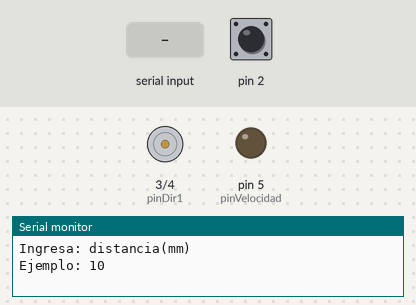
The sketch below on a simulated Arduino Uno, built with avr-gcc and run on an emulated ATmega328P. Parts: motor-driver pin pairs drawn as motors (green arrow = first pin HIGH = forward, orange = second pin HIGH = backward, longer = more drive), output pins drawn as LEDs (lit = HIGH), the last lines printed to the serial monitor. Inputs (shaded band) come from the test bench; at power-on: pin 2 HIGH.

Above: at 1.2 s.
1.3 s: "90,45\n" received over Serial
At 1.43 s:
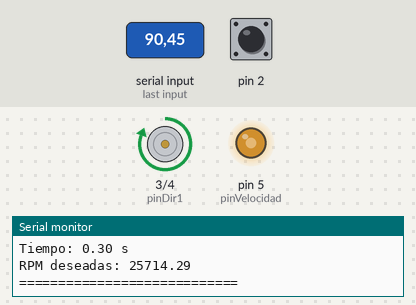
3.1 s: "0\n" received over Serial
Timing chart, 0 to 6.1 s (numbered marks = the images above; inputs shaded):
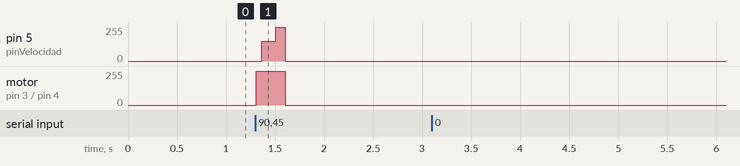

The sketch:

MovimientoMotor.ino
```cpp
int estadoAnterior;
int estadoActual;

unsigned long ranuras = 0;
unsigned long ranurasAnterior = 0;
unsigned long ranurasInicio = 0;

int pinVelocidad = 5;
int pinDir1 = 3;
int pinDir2 = 4;

float pwm = 150;

const float paso = 0.7;
const float RANURAS_POR_VUELTA = 4.0;
const float tiempoDeseado = 0.3;

float distancia = 0;

float rpmDeseadas = 0;
float rpmActual = 0;
float rpmMax = 0;

bool activo = false;

unsigned long inicioMovimiento = 0;
unsigned long tiempoAnterior = 0;

float Kp = 0.1;

const unsigned long intervalo = 200;

void detenerMotor() {

  activo = false;

  analogWrite(pinVelocidad, 0);
  digitalWrite(pinDir1, LOW);
  digitalWrite(pinDir2, LOW);

  float ranurasRecorridas = ranuras - ranurasInicio;
  float vueltas = ranurasRecorridas / RANURAS_POR_VUELTA;
  float distanciaReal = vueltas * paso;

  if (distancia < 0) {
    distanciaReal = -distanciaReal;
  }

  float errorDistancia = distanciaReal - distancia;

  Serial.println();
  Serial.println("===== RESULTADO =====");

  Serial.print("Ranuras detectadas: ");
  Serial.println(ranurasRecorridas);

  Serial.print("Vueltas: ");
  Serial.println(vueltas);

  Serial.print("Distancia pedida: ");
  Serial.print(distancia);
  Serial.println(" mm");

  Serial.print("Distancia real: ");
  Serial.print(distanciaReal);
  Serial.println(" mm");

  Serial.print("Error: ");
  Serial.print(errorDistancia);
  Serial.println(" mm");

  Serial.print("RPM maxima: ");
  Serial.println(rpmMax);

  Serial.println("=====================");
  Serial.println();

  Serial.println("Ingresa: distancia(mm)");
  Serial.println("Ejemplo: 10");
}

void leerEntrada() {

  if (Serial.available() > 0) {

    String linea = Serial.readStringUntil('\n');
    linea.trim();

    float d = linea.toFloat();

    if (d != 0) {

      distancia = d;

      rpmDeseadas = (abs(distancia) / paso) / tiempoDeseado * 60.0;

      pwm = 150;

      rpmMax = 0;

      ranurasAnterior = ranuras;
      ranurasInicio = ranuras;

      tiempoAnterior = millis();
      inicioMovimiento = millis();

      if (distancia > 0) {
        digitalWrite(pinDir1, HIGH);
        digitalWrite(pinDir2, LOW);
      }
      else {
        digitalWrite(pinDir1, LOW);
        digitalWrite(pinDir2, HIGH);
      }

      activo = true;

      Serial.println();
      Serial.println("===== NUEVO MOVIMIENTO =====");

      Serial.print("Distancia: ");
      Serial.print(distancia);
      Serial.println(" mm");

      Serial.print("Tiempo: ");
      Serial.print(tiempoDeseado);
      Serial.println(" s");

      Serial.print("RPM deseadas: ");
      Serial.println(rpmDeseadas);

      Serial.println("============================");
    }
    else {
      Serial.println("Valor invalido.");
    }
  }
}

void setup() {

  Serial.begin(9600);

  pinMode(2, INPUT);

  pinMode(pinVelocidad, OUTPUT);
  pinMode(pinDir1, OUTPUT);
  pinMode(pinDir2, OUTPUT);

  digitalWrite(pinDir1, LOW);
  digitalWrite(pinDir2, LOW);

  estadoAnterior = digitalRead(2);

  tiempoAnterior = millis();

  Serial.println("Ingresa: distancia(mm)");
  Serial.println("Ejemplo: 10");
}

void loop() {

  leerEntrada();

  estadoActual = digitalRead(2);

  if (estadoAnterior == 0 && estadoActual == 1) {
    ranuras++;
  }

  estadoAnterior = estadoActual;

  if (!activo) {
    analogWrite(pinVelocidad, 0);
    return;
  }

  unsigned long ahora = millis();

  if (ahora - inicioMovimiento >= (unsigned long)(tiempoDeseado * 1000.0)) {
    detenerMotor();
    return;
  }

  analogWrite(pinVelocidad, (int)pwm);

  if (ahora - tiempoAnterior >= intervalo) {

    unsigned long huecos = ranuras - ranurasAnterior;

    float tiempoMedicion = ahora - tiempoAnterior;

    rpmActual =
      (huecos * (1000.0 / tiempoMedicion) /
      RANURAS_POR_VUELTA) * 60.0;

    if (rpmActual > rpmMax) {
      rpmMax = rpmActual;
    }

    float error = rpmDeseadas - rpmActual;

    pwm = pwm + (Kp * error);

    if (pwm < 120) {
      pwm = 120;
    }

    if (pwm > 255) {
      pwm = 255;
    }

    ranurasAnterior = ranuras;
    tiempoAnterior = ahora;

    Serial.print("RPM: ");
    Serial.print(rpmActual);

    Serial.print(" | RPM deseadas: ");
    Serial.print(rpmDeseadas);

    Serial.print(" | PWM: ");
    Serial.println(pwm);
  }
}
```

Measured:
- after the input at 1.3 s, pin 5 (pinVelocidad): 0/255 → 150/255 after 0.07 s, → 255/255 0.14 s later, → 0/255 0.10 s later; motor on pin 3 (pinDir1) / pin 4 (pinDir2): stopped → forward 255/255 at once, → stopped 0.30 s later
